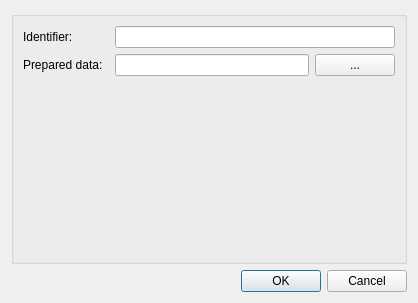
<?xml version="1.0" encoding="UTF-8"?>
<ui version="4.0">
 <class>ConfigureDialog</class>
 <widget class="QDialog" name="ConfigureDialog">
  <property name="geometry">
   <rect>
    <x>0</x>
    <y>0</y>
    <width>418</width>
    <height>303</height>
   </rect>
  </property>
  <property name="windowTitle">
   <string>Configure Step</string>
  </property>
  <layout class="QGridLayout" name="gridLayout">
   <item row="0" column="0">
    <widget class="QGroupBox" name="configGroupBox">
     <property name="title">
      <string/>
     </property>
     <layout class="QGridLayout" name="gridLayout_2">
      <item row="1" column="1">
       <widget class="QLabel" name="preparedData_label">
        <property name="text">
         <string>Prepared data:  </string>
        </property>
       </widget>
      </item>
      <item row="1" column="2">
       <widget class="QLineEdit" name="preparedData_lineEdit"/>
      </item>
      <item row="1" column="3">
       <widget class="QPushButton" name="preparedData_pushButton">
        <property name="text">
         <string>...</string>
        </property>
       </widget>
      </item>
      <item row="2" column="2">
       <spacer name="verticalSpacer">
        <property name="orientation">
         <enum>Qt::Vertical</enum>
        </property>
        <property name="sizeHint" stdset="0">
         <size>
          <width>20</width>
          <height>178</height>
         </size>
        </property>
       </spacer>
      </item>
      <item row="0" column="1">
       <widget class="QLabel" name="label0">
        <property name="text">
         <string>Identifier:  </string>
        </property>
       </widget>
      </item>
      <item row="0" column="2" colspan="2">
       <widget class="QLineEdit" name="identifier_lineEdit"/>
      </item>
     </layout>
    </widget>
   </item>
   <item row="1" column="0">
    <widget class="QDialogButtonBox" name="buttonBox">
     <property name="orientation">
      <enum>Qt::Horizontal</enum>
     </property>
     <property name="standardButtons">
      <set>QDialogButtonBox::Cancel|QDialogButtonBox::Ok</set>
     </property>
    </widget>
   </item>
  </layout>
 </widget>
 <resources/>
 <connections>
  <connection>
   <sender>buttonBox</sender>
   <signal>accepted()</signal>
   <receiver>ConfigureDialog</receiver>
   <slot>accept()</slot>
   <hints>
    <hint type="sourcelabel">
     <x>248</x>
     <y>254</y>
    </hint>
    <hint type="destinationlabel">
     <x>157</x>
     <y>274</y>
    </hint>
   </hints>
  </connection>
  <connection>
   <sender>buttonBox</sender>
   <signal>rejected()</signal>
   <receiver>ConfigureDialog</receiver>
   <slot>reject()</slot>
   <hints>
    <hint type="sourcelabel">
     <x>316</x>
     <y>260</y>
    </hint>
    <hint type="destinationlabel">
     <x>286</x>
     <y>274</y>
    </hint>
   </hints>
  </connection>
 </connections>
</ui>
